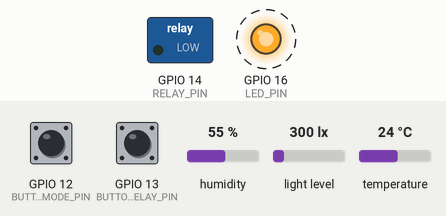
Recording of a sketch running on a simulated ESP8266 (NodeMCU). On the bench: switched loads named in the sketch (green lamp = pin HIGH), output pins drawn as LEDs (lit = HIGH). Dashed ring = blinking. The test bench sets the inputs (shaded band); at power-on: GPIO 13 (BUTTON_RELAY_PIN) HIGH, GPIO 12 (BUTTON_MODE_PIN) HIGH, temperature 24 °C, humidity 55 %, light level 300 lx. WiFi joins after 1.5 s; servers stay silent unless stated; random numbers use the default seed unless the sketch sets one; no MQTT or app messages arrive unless stated; what the sketch prints to the serial monitor is not drawn.

Above: at 3.25 s.
3.6 s: GPIO 13 (BUTTON_RELAY_PIN) pulled LOW for 1 s
At 5.5 s:
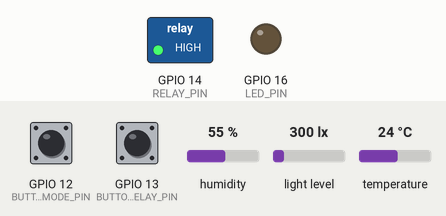
6.1 s: GPIO 12 (BUTTON_MODE_PIN) pulled LOW for 0.15 s
At 8.6 s:
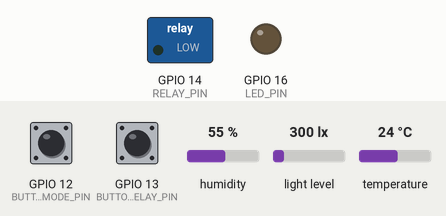
8.9 s: temperature set to 31 °C
10.6 s: temperature set to 32.3 °C
At 12.9 s:
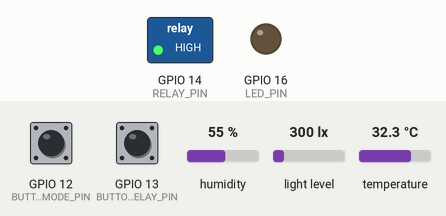
Timing chart, 0 to 14.4 s (numbered marks = the images above; inputs shaded):
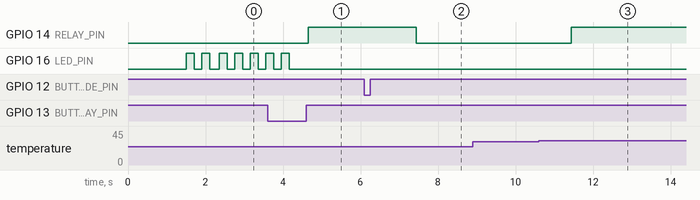

The sketch:

main.ino
```cpp
#include <Wire.h>
#include <ESP8266WiFi.h>
#include <PubSubClient.h>
#include <BH1750.h>
#include <Adafruit_AHTX0.h>
#include <ArduinoJson.h>
#include <OneButton.h>

const char* ssid = "Chauchan";
const char* password = "chauchan";
const char* mqtt_server = "cd80185684ab4cee86ac167bdf8f629a.s1.eu.hivemq.cloud";
const int mqtt_port = 8883;
const char* mqtt_user = "Project1";
const char* mqtt_pass = "Project1";
const char* mqtt_topic = "sensor/data";

WiFiClientSecure espClient;
PubSubClient client(espClient);
BH1750 lightMeter;
Adafruit_AHTX0 aht;

// Chân kết nối
const int RELAY_PIN = 14;
const int BUTTON_MODE_PIN = 12;
const int BUTTON_RELAY_PIN = 13;
const int LED_PIN = 16;
String receivedData = "";
String detectedPlant = "None";
String predetectedPlant = "";
int mode = 0;  // 0 = Manual, 1 = AutoMode
String modeStatus  = "";
String motorStatus = "";
unsigned long lastSensorRead = 0;
const unsigned long sensorInterval = 1000;

// Nút nhấn
OneButton buttonMode(BUTTON_MODE_PIN, true, true);
OneButton buttonRelay(BUTTON_RELAY_PIN, true, true);

void blinkLED(int times) {
    for (int i = 0; i < times; i++) {
        digitalWrite(LED_PIN, HIGH);
        delay(200);
        digitalWrite(LED_PIN, LOW);
        delay(200);
    }
}

void setup_wifi() {
    Serial.print("Connecting to WiFi...");
    WiFi.begin(ssid, password);
    while (WiFi.status() != WL_CONNECTED) {
        delay(100);
        Serial.print(".");
    }
    Serial.println("\nConnected to WiFi!");
    Serial.print("IP Address: ");
    Serial.println(WiFi.localIP());

    blinkLED(2);
}

void reconnect() {
    while (!client.connected()) {
        Serial.print("Attempting MQTT connection...");
        String clientID = "ESPClient-";
        clientID += String(random(0xffff), HEX);

        if (client.connect(clientID.c_str(), mqtt_user, mqtt_pass)) {
            Serial.println("Connected to MQTT!");
            client.subscribe("sensor/client");
            blinkLED(5);
        } else {
            Serial.print("Failed, rc=");
            Serial.print(client.state());
            Serial.println(" -> Try again in 5 seconds");
            blinkLED(1);
            delay(5000);
        }
    }
}

void setAutoMode() {
    mode = 1;

    Serial.println("Switch AutoMode");

}

void setManualMode() {
    mode = 0;

    Serial.println("Switch ManualMode");
}

void toggleRelay() {
    if (mode == 0) {
        digitalWrite(RELAY_PIN, !digitalRead(RELAY_PIN));
        Serial.print("Manual Mode: Relay ");
        Serial.println(digitalRead(RELAY_PIN) ? "ON" : "OFF");
    }
}

void Automode(float temp, float hum) {
    if (temp > 31 && hum >= 46) {
        digitalWrite(RELAY_PIN, HIGH);
        Serial.println("Relay ON (AutoMode)");
    } else {
        digitalWrite(RELAY_PIN, LOW);
        Serial.println("Relay OFF (AutoMode)");
    }
}

void callback(char* topic, byte* payload, unsigned int length) {
    String incomingMessage = "";
    for (int i = 0; i < length; i++) {
        incomingMessage += (char)payload[i];
    }

    Serial.println("Received message from MQTT");
    Serial.print("Topic: ");
    Serial.println(topic);
    Serial.print("Payload: ");
    Serial.println(incomingMessage);

    DynamicJsonDocument doc(200);
    DeserializationError error = deserializeJson(doc, incomingMessage);

    if (error) {
        Serial.print("JSON parse error: ");
        Serial.println(error.c_str());
        return;
    }

    JsonObject obj = doc.as<JsonObject>();

    if (obj.containsKey("mode")) {
        int modeCommand = obj["mode"];
        if (modeCommand == 1) {
            mode = 1;
            Serial.println("Switch Auto Mode");
        } else if (modeCommand == 2) {
            mode = 0;
            Serial.println("Switch Manual Mode");
        }
    }

    if (obj.containsKey("Motor")) {
        int motorCommand = obj["Motor"];
        Serial.print("Motor command: ");
        Serial.println(motorCommand);

        if (motorCommand == 1) {
            digitalWrite(RELAY_PIN, HIGH);
            Serial.println("On Manual Mode");
        } else if (motorCommand == 2) {
            digitalWrite(RELAY_PIN, LOW);
            Serial.println("Off Manual Mode");
        }
    }
}

void readSerialData() {
    while (Serial.available()) {
        char c = Serial.read();
        receivedData += c;

        if (c == '\n') {
            receivedData.trim();
            if (receivedData.startsWith("Pepper, ") || receivedData.startsWith("Caffe, ")) {
                Serial.println("Detected: " + receivedData);
                detectedPlant = receivedData;
                predetectedPlant = detectedPlant;
            } else {
                detectedPlant = predetectedPlant;
            }

            receivedData = "";
        }
    }
}


void setup() {
    Serial.begin(115200);
    pinMode(RELAY_PIN, OUTPUT);
    digitalWrite(RELAY_PIN, LOW);
    pinMode(LED_PIN, OUTPUT);
    digitalWrite(LED_PIN, LOW);
    client.setCallback(callback);

    Wire.begin();
    setup_wifi();
    espClient.setInsecure();
    client.setServer(mqtt_server, mqtt_port);
    lightMeter.begin();

    if (!aht.begin()) {
        Serial.println("Failed to initialize AHT10 sensor!");
    }

    buttonMode.attachClick(setAutoMode);
    buttonMode.attachDoubleClick(setManualMode);
    buttonRelay.attachClick(toggleRelay);

    Serial.println("ESP8266 Ready!");
}

void loop() {
    if (!client.connected()) {
        reconnect();
    }
    client.loop();

    buttonMode.tick();
    buttonRelay.tick();

    if (millis() - lastSensorRead >= sensorInterval) {
    lastSensorRead = millis();

    sensors_event_t humidity, temp;
    aht.getEvent(&humidity, &temp);
    float lightLevel = lightMeter.readLightLevel();

    int temperature_int = round(temp.temperature);
    int humidity_int = round(humidity.relative_humidity);
    int light_int = round(lightLevel);

    while (Serial.available()) {
        char c = Serial.read();
        receivedData += c;

        if (c == '\n') {
            receivedData.trim();
            if (receivedData.startsWith("Pepper, ") || receivedData.startsWith("Caffe, ")) {
                Serial.println("Detected: " + receivedData);
                detectedPlant = receivedData;
                predetectedPlant = detectedPlant;
            } else {
                detectedPlant = predetectedPlant;
            }

            receivedData = "";
        }
    }
    if (mode == 1) {
        modeStatus = "Auto";
        Automode(temperature_int, humidity_int);
    }
    else {
          modeStatus = "No-Auto";

    }
    if(digitalRead(RELAY_PIN) == 1)
    {
      motorStatus = "On";
    }
    else{
      motorStatus = "Off";
    }
    StaticJsonDocument<200> jsonDoc;
    jsonDoc["temperature"] = temperature_int;
    jsonDoc["humidity"] = humidity_int;
    jsonDoc["light"] = light_int;
    jsonDoc["relay_status"] = motorStatus;
    jsonDoc["mode"] = modeStatus;
    jsonDoc["plant"] = detectedPlant;

    char buffer[256];
    serializeJson(jsonDoc, buffer);
    client.publish(mqtt_topic, buffer);

    Serial.println("Data sent to MQTT:");
    Serial.println(buffer);
}

}
```

Measured:
- the behaviour switches between 31.4 and 31.5 °C on temperature (found by bisection; images 2 and 3)
- after the input at 3.6 s, GPIO 14 (RELAY_PIN): LOW → HIGH after 1.1 s
- after the input at 6.1 s, GPIO 14 (RELAY_PIN): HIGH → LOW after 1.3 s
- after the input at 8.9 s, every drawn part: stays the same
- after the input at 10.6 s, GPIO 14 (RELAY_PIN): LOW → HIGH after 0.84 s
